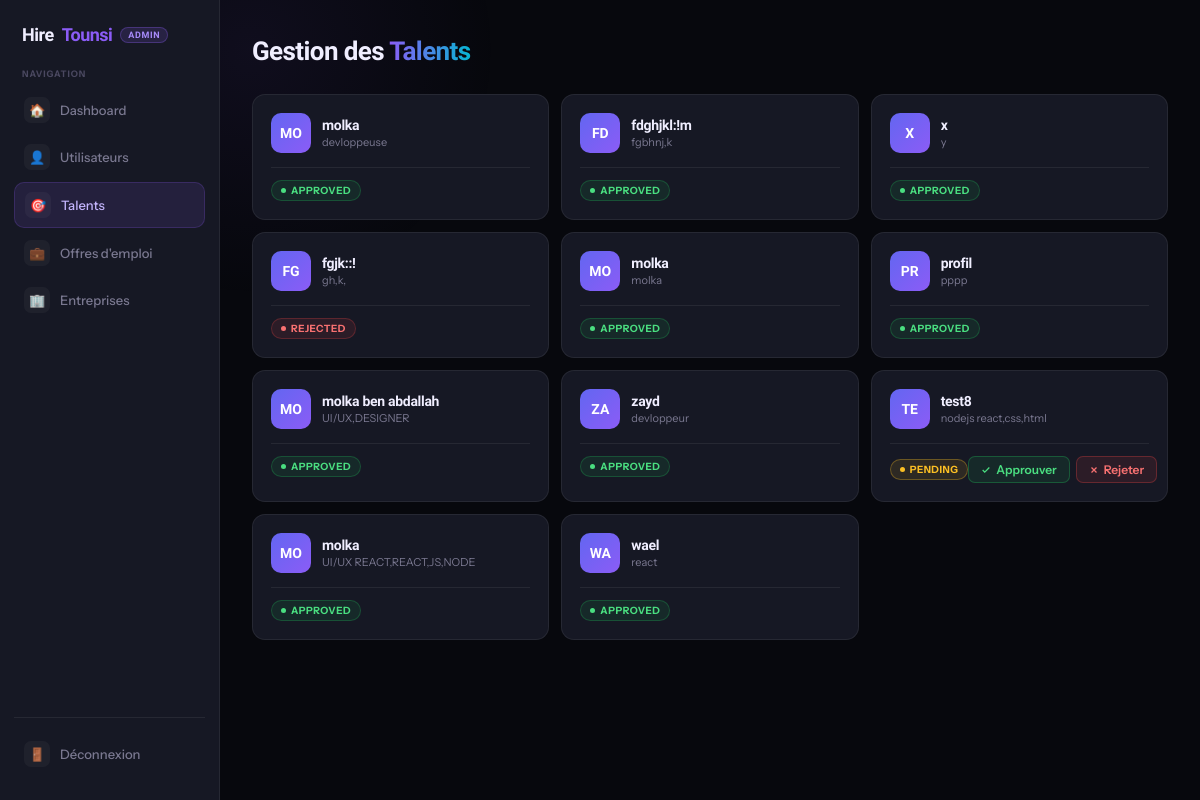
The page /admin.php?page=talents (signed in) on the database its author committed.
### tables this page shows
CREATE TABLE `talents` (
  `id` int(11) NOT NULL,
  `name` varchar(100) DEFAULT NULL,
  `skill` varchar(100) DEFAULT NULL,
  `description` text DEFAULT NULL,
  `status` varchar(20) DEFAULT 'pending',
  `user_id` int(11) DEFAULT NULL
);

### admin.php (the view, shortened to what this page needs)
<?php
include "config.php";
$page = $_GET["page"] ?? "dashboard";
$talents = $pdo->query("SELECT * FROM talents")->fetchAll();
$totalUsers   = $pdo->query("SELECT COUNT(*) FROM users")->fetchColumn();
$totalTalents = $pdo->query("SELECT COUNT(*) FROM talents")->fetchColumn();
$totalJobs    = $pdo->query("SELECT COUNT(*) FROM jobs")->fetchColumn();
?>
<!DOCTYPE html>
<html lang="fr">
<head>
</head>
<body>
<div class="sidebar">
  <div class="sidebar-logo">
    Hire<em>Tounsi</em>
    <span class="admin-badge">Admin</span>
  </div>
  <span class="sidebar-sep">Navigation</span>
  <a href="?page=dashboard" class="<?= $page==='dashboard'?'active':'' ?>">
    <span class="s-icon">🏠</span> Dashboard
  </a>
  <a href="?page=users" class="<?= $page==='users'?'active':'' ?>">
    <span class="s-icon">👤</span> Utilisateurs
  </a>
  <a href="?page=talents" class="<?= $page==='talents'?'active':'' ?>">
    <span class="s-icon">🎯</span> Talents
  </a>
  <a href="?page=jobs" class="<?= $page==='jobs'?'active':'' ?>">
    <span class="s-icon">💼</span> Offres d'emploi
  </a>
  <a href="?page=companies" class="<?= $page==='companies'?'active':'' ?>">
  <span class="s-icon">🏢</span> Entreprises
</a>
  <div class="sidebar-bottom">
    <a href="logout.php">
      <span class="s-icon">🚪</span> Déconnexion
    </a>
  </div>
</div>
<div class="main">
<?php if($page == "dashboard"): ?>
  <div class="ph">
    <h1>Tableau de <span>bord</span></h1>
  </div>
  <div class="stats">
    <div class="stat">
      <div class="stat-label">Utilisateurs</div>
      <div class="stat-val"><?= $totalUsers ?></div>
    </div>
    <div class="stat">
      <div class="stat-label">Talents</div>
      <div class="stat-val"><?= $totalTalents ?></div>
    </div>
    <div class="stat">
      <div class="stat-label">Offres d'emploi</div>
      <div class="stat-val"><?= $totalJobs ?></div>
    </div>
  </div>
  <div class="welcome-card">
    <p>Bienvenue dans le panneau d'administration <strong style="color:var(--text)">HireTounsi</strong>. Gérez les utilisateurs, talents et offres depuis la barre latérale.</p>
  </div>
<?php elseif($page == "talents"): ?>
  <div class="ph">
    <h1>Gestion des <span>Talents</span></h1>
  </div>
  <?php if(empty($talents)): ?>
    <div class="empty">Aucun talent enregistré.</div>
  <?php else: ?>
  <div class="items-grid">
    <?php foreach($talents as $t): ?>
    <div class="item-card">
      <div class="ic-top">
        <div class="ic-avatar talent"><?= strtoupper(substr($t["name"],0,2)) ?></div>
        <div>
          <div class="ic-name"><?= htmlspecialchars($t["name"]) ?></div>
          <div class="ic-sub"><?= htmlspecialchars($t["skill"]) ?></div>
        </div>
      </div>
      <div class="ic-divider"></div>
      <div class="ic-footer">
        <span class="status s-<?= $t['status'] ?>">
          <span class="sdot"></span><?= ucfirst($t["status"]) ?>
        </span>
        <?php if($t["status"] == "pending"): ?>
        <div class="ic-actions">
          <a class="btn btn-green" href="approve.php?id=<?= $t['id'] ?>">
            <svg width="10" height="10" viewBox="0 0 24 24" fill="none" stroke="currentColor" stroke-width="3"><path d="M20 6 9 17l-5-5"/></svg>
            Approuver
          </a>
          <a class="btn btn-red" href="reject.php?id=<?= $t['id'] ?>">
            <svg width="10" height="10" viewBox="0 0 24 24" fill="none" stroke="currentColor" stroke-width="3"><path d="M18 6 6 18M6 6l12 12"/></svg>
            Rejeter
          </a>
        </div>
        <?php endif; ?>
      </div>
    </div>
    <?php endforeach; ?>
  </div>
  <?php endif; ?>
<?php endif; ?>
</div>
</body>
</html>

### rows shown on the page
talents: name "MO", name "molka", skill "devloppeuse", status "APPROVED"
talents: name "FD", name "fdghjkl:!m", skill "fgbhnj,k", status "APPROVED"
talents: name "X", name "x", skill "y", status "APPROVED"
talents: name "FG", name "fgjk::!", skill "gh,k,", status "REJECTED"
talents: name "MO", name "molka", skill "molka", status "APPROVED"
talents: name "PR", name "profil", skill "pppp", status "APPROVED"
talents: name "MO", name "molka ben abdallah", skill "UI/UX,DESIGNER", status "APPROVED"
talents: name "ZA", name "zayd", skill "devloppeur", status "APPROVED"
talents: name "TE", name "test8", skill "nodejs react,css,html", status "PENDING"
talents: name "MO", name "molka", skill "UI/UX REACT,REACT,JS,NODE", status "APPROVED"
talents: name "WA", name "wael", skill "react", status "APPROVED"
